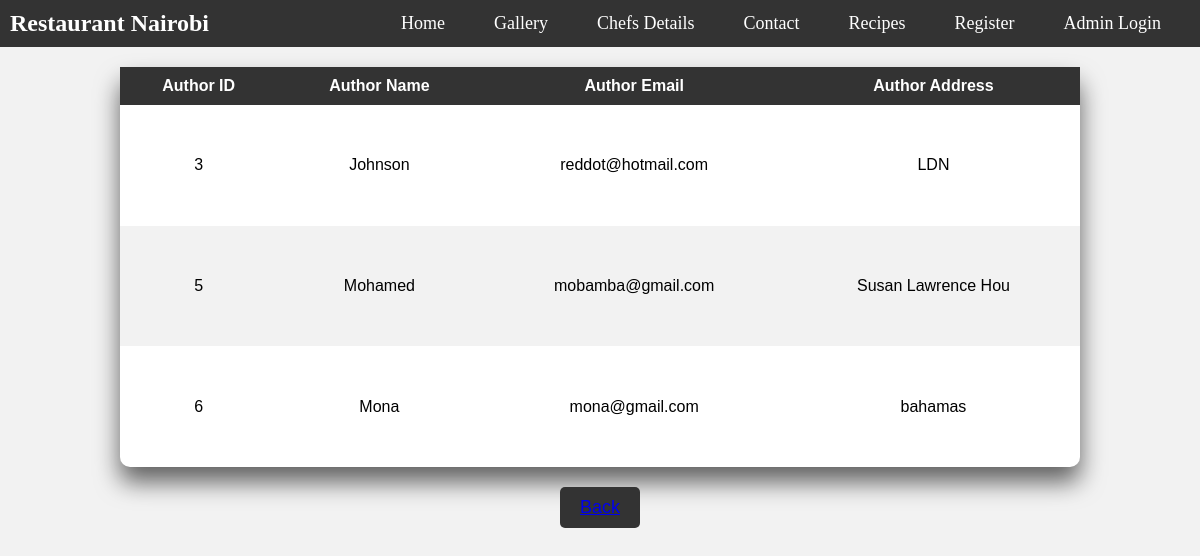
Screenshot of /chef.php with the database file from the repository.
### tables this page shows
CREATE TABLE `authortable` (
  `authorid` int(11) NOT NULL,
  `authorname` varchar(100) NOT NULL,
  `authoremail` varchar(100) NOT NULL,
  `authoraddress` varchar(150) NOT NULL
);

### chef.php (the view, shortened to what this page needs)
<!DOCTYPE html>
<html lang="en">
<head>
<link rel="stylesheet" type="text/css" href="style.css">
</head>
<body>
    <header>
        <div class="logo"><a href="#">Restaurant Nairobi</a></div>
        <nav>
            <ul>
                <li><a href="index.html">Home</a></li>
                <li><a href="pictures.html">Gallery</a></li>
                <li><a href="chef.php">Chefs Details</a></li>
                <li><a href="contact.html">Contact</a></li>
                <li><a href="client.php">Recipes</a></li>
                <li><a href="register.php">Register</a></li>
                <li><a href="login-user.php">Admin Login</a></li>
            </ul>
        </nav>
    </header>
    <table>
        <thead>
            <tr>
                <th>Author ID</th>
                <th>Author Name</th>
                <th>Author Email</th>
                <th>Author Address</th>
            </tr>
        </thead>
        <tbody>
            <?php
            try {
                $pdo = new PDO('mysql:host=localhost;dbname=wt', 'root', '');
            } catch (PDOException $e) {
                echo "Error connecting to database";
            }
            try {
                $sql = 'SELECT * FROM authortable';
                $queryresult = $pdo->query($sql);
            } catch(PDOException $e) {
                echo "Error querying data from the table";
            }
            foreach($queryresult as $row) {
            ?>
            <tr>
                <td><?php echo $row['authorid'] ?></td>
                <td><?php echo $row['authorname'] ?></td>
                <td><?php echo $row['authoremail'] ?></td>
                <td><?php echo $row['authoraddress'] ?></td>
            </tr>
            <?php }?>
        </tbody>
    </table>
    <button><a href="authors.html">Back</a></button>
</body>
</html>

### style.css (style rules this page uses)
body { font-family: "Montserrat", sans-serif; background-repeat: no-repeat; background-position: center; overflow: scroll; background-image: url("recipeimages/pasta.jpg"); }
* { padding: 0; margin: 0; box-sizing: border-box; }
header { display: flex; align-items: center; justify-content: space-between; padding: 25px; }
.logo a { text-decoration: none; font-size: 20px; font-weight: 600; color:#fff; margin-left:10px; font-family:Lucida Sans Typewriter; }
ul { display: flex; flex-direction: row; }
li { list-style-type: none; margin-left: 3px; }
li a { text-decoration: none; color:#fff; font-size: 20px; margin-right:29px; font-family:Arial Black; }
input[type=password], { width: 100%; padding: 6px; border: solid; border-radius: 4px; box-sizing: border-box; margin-top: 6px; margin-bottom: 16px; }
table { width:1000px; height:400px; margin-left:150px; margin-bottom:20px; }
button { margin-left: 100px; }

### chef.php (style rules this page uses)
body { font-family: Arial, sans-serif; margin: 0; padding: 0; background-color: #f2f2f2; }
header { background-color: #333; color: #fff; padding: 10px 0; text-align: center; }
.logo a { color: #fff; text-decoration: none; font-size: 24px; font-weight: bold; }
nav ul { list-style-type: none; padding: 0; margin: 0; text-align: center; }
nav ul li { display: inline; margin: 0 10px; }
nav ul li a { color: #fff; text-decoration: none; font-size: 18px; }
table { width: 80%; margin: 20px auto; border-collapse: collapse; background: #fff; box-shadow: 0 15px 25px rgba(0,0,0,.6); border-radius: 10px; }
th, td { padding: 10px; text-align: center; }
th { background-color: #333; color: #fff; }
tr:nth-child(even) { background-color: #f2f2f2; }
button { display: block; margin: 20px auto; padding: 10px 20px; font-size: 18px; background-color: #333; color: #fff; border: none; border-radius: 5px; cursor: pointer; text-decoration: none; }

### rows the page displays
authortable: authorid "3", authorname "Johnson", authoremail "reddot@hotmail.com", authoraddress "LDN"
authortable: authorid "5", authorname "Mohamed", authoremail "mobamba@gmail.com", authoraddress "Susan Lawrence Hou"
authortable: authorid "6", authorname "Mona", authoremail "mona@gmail.com", authoraddress "bahamas"
